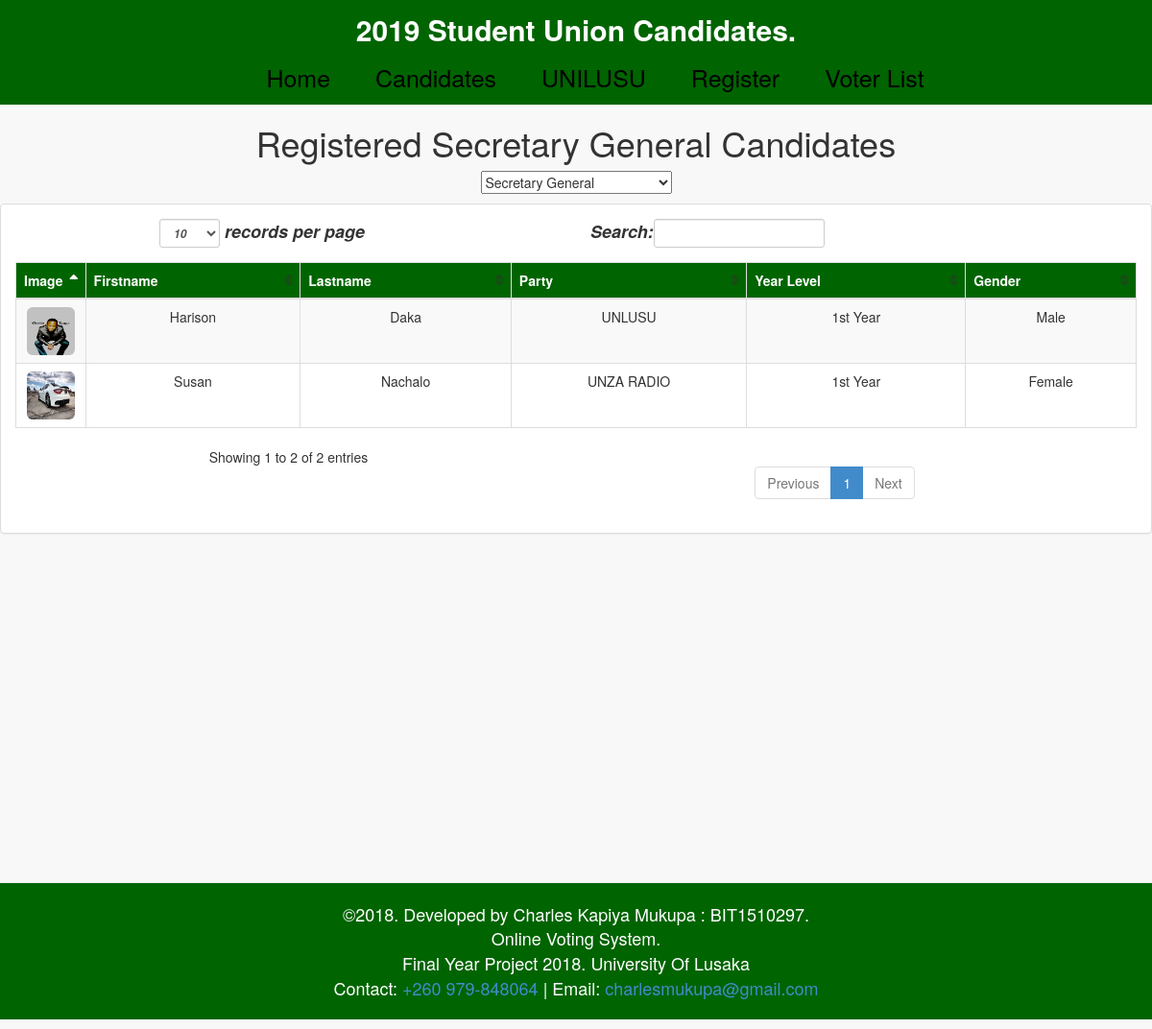
/candidates/sg.php, run on the app's committed database.
### tables this page shows
CREATE TABLE `candidate` (
  `candidate_id` int(11) NOT NULL,
  `position` varchar(100) NOT NULL,
  `firstname` varchar(100) NOT NULL,
  `lastname` varchar(100) NOT NULL,
  `year_level` varchar(100) NOT NULL,
  `gender` varchar(100) NOT NULL,
  `img` varchar(100) NOT NULL,
  `party` varchar(100) NOT NULL
);

### candidates/sg.php (the view, shortened to what this page needs)
<?php include ('head.php');?>
<body>
    <div id="wrapper">
              <?php include ('view_banner.php');?>
        <div id="page-wrapper">
    <heading class="voters_heading">
        <center><h1>Registered Secretary General Candidates</h1>
           <center>
                <select onchange = "page(this.value)">
                <option disabled selected>Secretary General</option>
                </select>
            </center>
    </heading>
            <div class="row">
                  <div class="panel panel-default">
                        <div class="panel-body">
                            <div class="table-responsive">
                                <table class="table table-striped table-bordered table-hover" id="dataTables-example" border="0">
                                    <thead class="thead">
                                         <tr>
                                            <th>Image</th>
                                            <th>Firstname</th>
                                            <th>Lastname</th>
                                            <th>Party</th>
                                            <th>Year Level</th>
                                            <th>Gender</th>
                                        </tr>
                                    </thead>
                                    <tbody>
                                        <tr>
                                        <?php
                                            require '../admin/dbcon.php';
                                            $query = $conn->query("SELECT * FROM candidate WHERE `position` = 'Secretary General'");
                                                while($row = $query->fetch_array()){
                                        ?>
                                            <td width="50"><img src="../admin/<?php echo $row['img']; ?>" width="50" height="50" class="img-rounded"></td>
                                            <td><?php echo $row ['firstname'];?></td>
                                            <td><?php echo $row ['lastname'];?></td>
                                            <td><?php echo $row ['party'];?></td>
                                            <td><?php echo $row ['year_level'];?></td>
                                            <td><?php echo $row ['gender'];?></td>
                                        </tr>
                                       <?php } ?>
                                    </tbody>
                                </table>
                            </div>
                        </div>
                    </div>
            </div>
        </div>
    </div>
    <?php
        include ('footer.php');
        ?>
    <?php include ('../script.php');?>
</body>
</html>

### candidates/css/myStlyes.css (style rules this page uses)
body { background-color: white; background-size: 100%; }
#wrapper { padding-bottom:20px; }
.panel-body { padding: 20px; }
.thead { background-color: rgba(0, 100, 0, 1); color: white; }
table { width: 80%; border-collapse: collapse; }
.img-rounded { border-radius: 100px; }
table td { text-align: center; }
select { color: green; }

### candidates/css/sb-admin-2.css (style rules this page uses)
body { background-color: #f8f8f8; }
#wrapper { width: 100%; }
#page-wrapper { padding: 0 15px; min-height: 200px; }
table.dataTable thead .sorting, table.dataTable thead .sorting_asc, table.dataTable thead .sorting_desc, table.dataTable thead .sorting_asc_disabled, table.dataTable thead .sorting_desc_disabled { background: 0 0; }
table.dataTable thead .sorting_asc:after { content: "\f0de"; float: right; font-family: fontawesome; }
table.dataTable thead .sorting:after { content: "\f0dc"; float: right; font-family: fontawesome; color: rgba(50,50,50,.5); }

### data on the page
candidate: img (picture), firstname "Harison", lastname "Daka", party "UNLUSU", year_level "1st Year", gender "Male"
candidate: img (picture), firstname "Susan", lastname "Nachalo", party "UNZA RADIO", year_level "1st Year", gender "Female"
